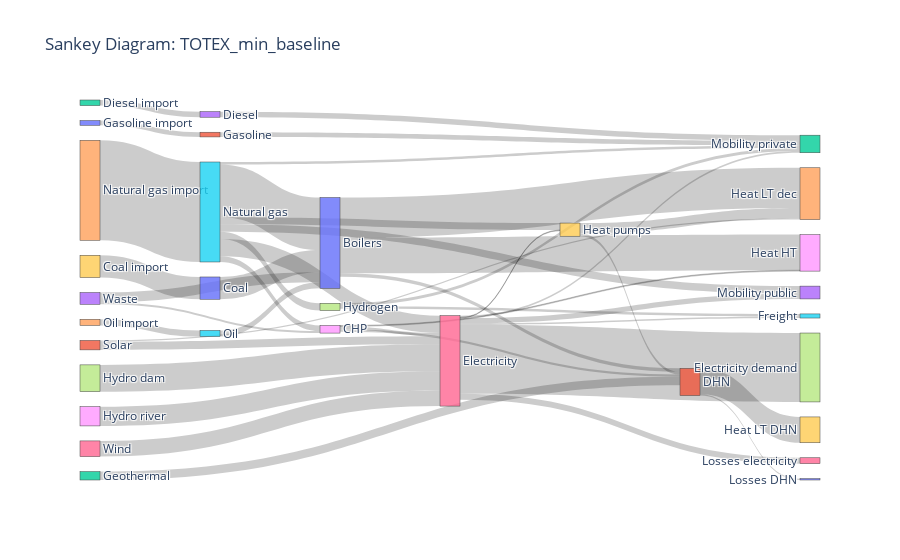

Notebook cell for this chart:
### Code cell
make_sankey("TOTEX_min_baseline")

### Figure 1 — Plotly figure (JSON) as saved in the notebook; plotly's stock layout.template omitted (floating-point values rounded to 4 significant figures)
{"data": [{"link": {"label": ["Gasoline import → Gasoline", "Gasoline → Mobility private", "Diesel import → Diesel", "Diesel → Mobility private", "Natural gas import → Natural gas", "Natural gas → Mobility private", "Natural gas → Mobility public", "Natural gas → Hydrogen", "Natural gas → Electricity", "Natural gas → CHP", "Natural gas → Heat pumps", "Natural gas → Boilers", "Wind → Electricity", "Hydro dam → Electricity", "Hydro river → Electricity", "Coal import → Coal", "Coal → Boilers", "Solar → Electricity", "Solar → Heat LT dec", "Geothermal → DHN", "Waste → CHP", "Waste → Boilers", "Oil import → Oil", "Oil → Boilers", "Electricity → Mobility private", "Electricity → Mobility public", "Electricity → Freight", "Electricity → Losses electricity", "Electricity → Electricity demand", "Electricity → Heat pumps", "Hydrogen → Mobility private", "Hydrogen → Freight", "CHP → Electricity", "CHP → DHN", "CHP → Heat HT", "Heat pumps → Heat LT dec", "Heat pumps → DHN", "Boilers → Heat LT dec", "Boilers → DHN", "Boilers → Heat HT", "DHN → Heat LT DHN", "DHN → Losses DHN"], "source": [0, 1, 2, 3, 4, 5, 5, 5, 5, 5, 5, 5, 6, 7, 8, 9, 10, 11, 11, 12, 13, 13, 14, 15, 16, 16, 16, 16, 16, 16, 17, 17, 18, 18, 18, 19, 19, 20, 20, 20, 21, 21], "target": [1, 22, 3, 22, 5, 22, 23, 17, 16, 18, 19, 20, 16, 16, 16, 10, 20, 16, 24, 21, 18, 20, 15, 20, 22, 23, 25, 26, 27, 19, 22, 25, 16, 21, 28, 24, 21, 24, 21, 28, 29, 30], "value": [4.46, 4.46, 5.29, 5.29, 94.73, 2.49, 7.24, 6.85, 16.44, 5.31, 6.58, 49.81, 14.85, 25.38, 18.24, 21.1, 21.1, 7.73, 1.23, 7.97, 1.87, 9.27, 5.8, 5.8, 1.71, 4.9, 1.43, 5.57, 65.29, 0.66, 2.7, 2.45, 3.03, 2.13, 0.84, 9.83, 2.65, 38.08, 3.19, 33.74, 24.47, 1.29]}, "node": {"label": ["Gasoline import", "Gasoline", "Diesel import", "Diesel", "Natural gas import", "Natural gas", "Wind", "Hydro dam", "Hydro river", "Coal import", "Coal", "Solar", "Geothermal", "Waste", "Oil import", "Oil", "Electricity", "Hydrogen", "CHP", "Heat pumps", "Boilers", "DHN", "Mobility private", "Mobility public", "Heat LT dec", "Freight", "Losses electricity", "Electricity demand", "Heat HT", "Heat LT DHN", "Losses DHN"], "line": {"width": 0.5}, "pad": 15, "thickness": 20}, "type": "sankey"}], "layout": {"font": {"size": 12}, "title": {"text": "Sankey Diagram: TOTEX_min_baseline"}}}
